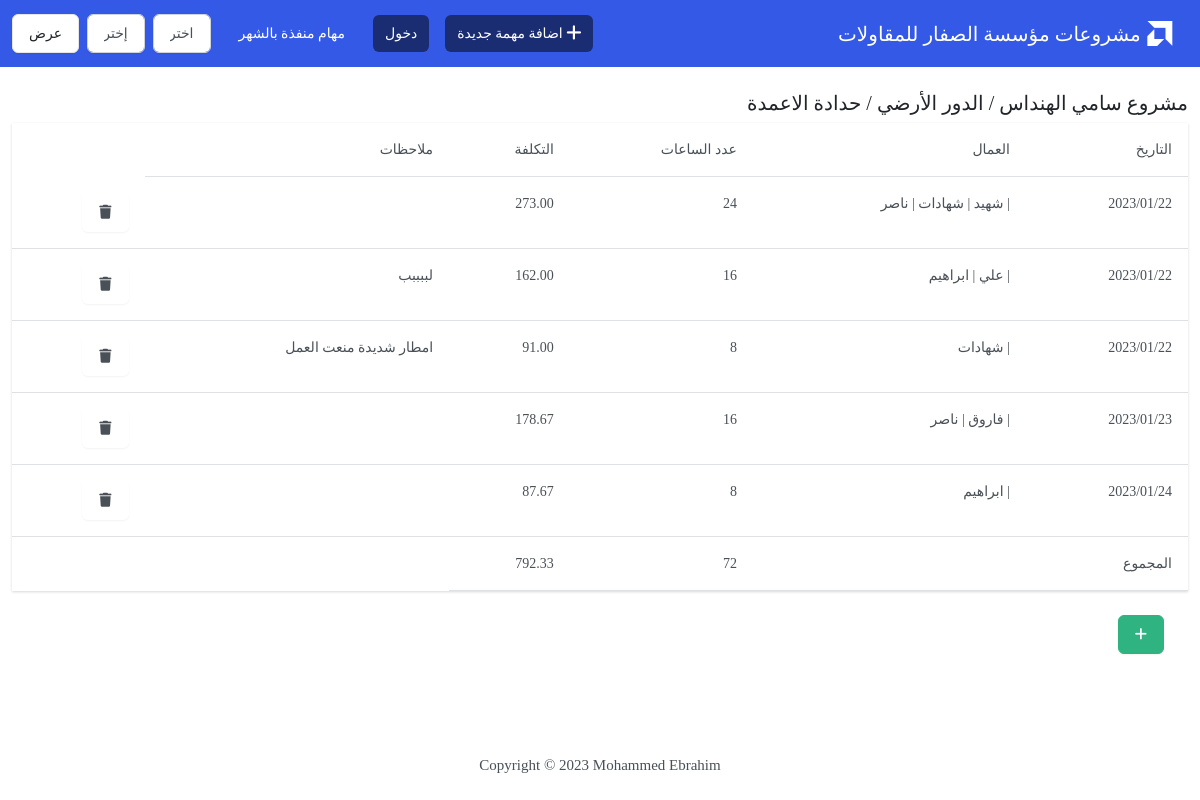
/showTimeSheet/1, run on an earlier commit of the app's database.
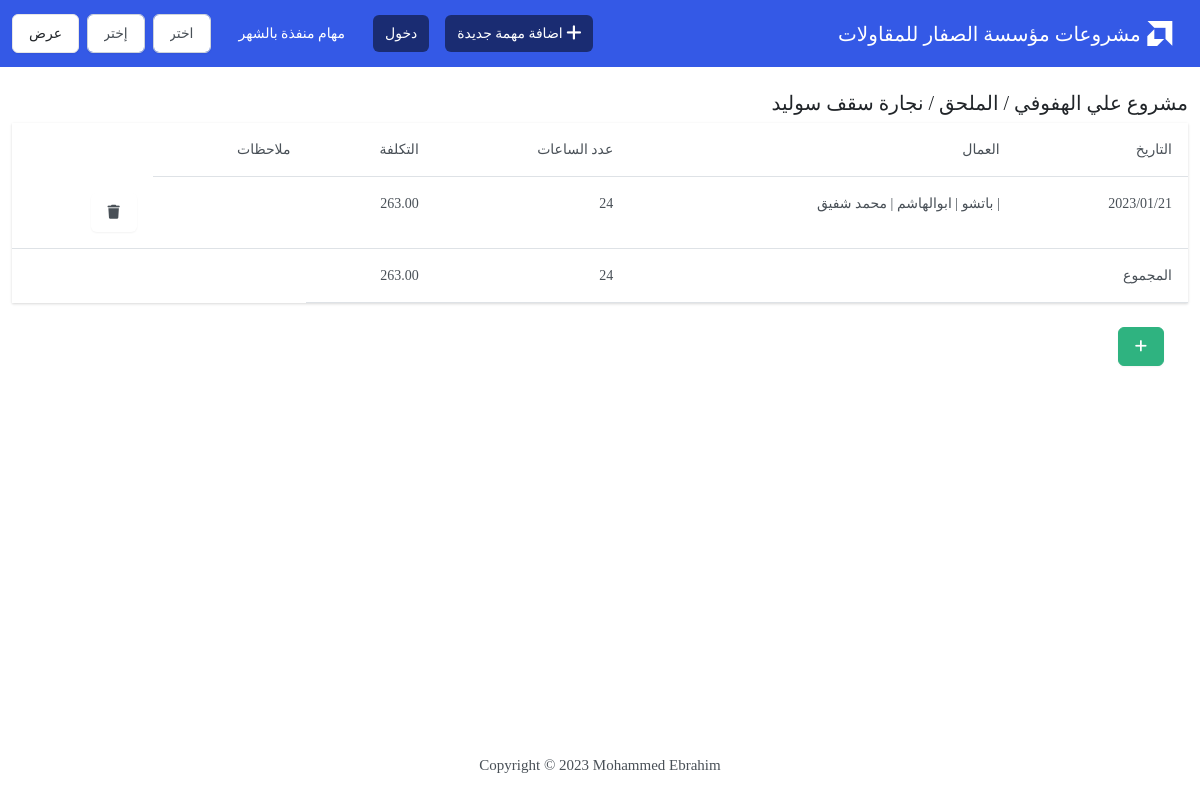
And on a later commit of the database.
### studens/models.py (models this page shows, shortened)
class MissionTimeSheet(models.Model):
    date = models.DateField(default=date.today, verbose_name="التاريخ")
    mission = models.ForeignKey(Mission, on_delete=models.CASCADE, verbose_name="إسم المهمة")
    employee = models.ManyToManyField(Employee, verbose_name="إسم الموظفين")
    nots = models.TextField(null=True, blank=True, verbose_name="ملاحظات")
    @property
    def employee_format(self):
        txt = ""
        for  x in self.employee.all().values_list("name"):
            txt = txt + " | " + str(x[0])
        return txt
    @property
    def employee_count(self):
        x = self.employee.all().values_list("name")
        tottal_hours = len(x) * working_hours
        return tottal_hours
    @property
    def employee_cost(self):
        employeeName =[]
        cost_employe = 0
        for employee in self.employee.all().values_list("name","salary"):
            cost_employe+= (employee[1]/30) + working_lisence_year + igama_year + insurance + electric + cars
        return f"{cost_employe:.2f}"

### studens/views.py (the view)
# urls.py: path("showTimeSheet/<int:id>", views.TimeSheet, name="showTimeSheet"),
def TimeSheet(request,id):
	lis = []
	sta = MissionTimeSheet.objects.filter(mission__id=id)
	for i in sta:
		lis.append(list(i.employee.values_list("name","salary")))
	id_ = id
	conv_list = list(lis)
	target_mission = Mission.objects.get(id = id)
	title = f"{target_mission.project_Name} / {target_mission.project_Stage_format} / {target_mission.project_Job_Type}"
	hours =[]
	costlist =[]
	for item in conv_list:
		cost = 0
		for i in item:
			cost+= (i[1]/30) + working_lisence_year + igama_year + insurance + electric + cars
		hours.append(len(item)*8)
		costlist.append(cost)
	hours = f"{sum(hours):.0f}"
	costlist = f"{sum(costlist):,.2f}"
	return render(request, "studens/showTimeSheet.html", {
		"Mission":sta,
		"hours": hours,
		"costlist":costlist,
		"id_": id_,
		"title": title,
		})

### studens/models.py (called while the page is built)
    def __str__(self):
        return self.name

    def __str__(self):
        return self.name

    def __str__(self):
        return self.name

    @property
    def project_Stage_format(self):
        title =[]
        txt = ""
        for i, x in enumerate(self.stages.all()):
            title.append(x)
            txt = txt + " " + str(title[i])
        return txt

### studens/templates/studens/showTimeSheet.html (shortened to what this page needs)
{% extends "studens/base.html" %}
{% block body %}
<h5>{{ title }}</h5>
  <table class="table">
        <thead>
          <tr>
            <th>التاريخ</th>
            <th>العمال</th>
            <th>عدد الساعات</th>
            <th>التكلفة</th>
            <th>ملاحظات</th>
          </tr>
        </thead>
        <tbody>
        {% for row in Mission %}
          <tr>
            <th>{{ row.date|date:"Y/m/d" }}</th>
              <td>{{ row.employee_format }}</td>
              <td>{{ row.employee_count }}</td>
              <td>{{ row.employee_cost }}</td>
              <td>
                {% if row.nots %}
                  {{ row.nots }}
                {% endif %}
              </td>
              <td>
                <button type="button" class="btn btn-brimary" data-bs-toggle="modal" data-bs-target="#deleteTimeSheet{{row.id}}">
                  <i class="fa-solid fa-trash"></i>
                </button>
              </td>
          </tr>
          {% endfor %}
          <tr>
            <td>المجموع</td>
            <td></td>
            <td>{{ hours }}</td>
            <td>{{ costlist }}</td>
          </tr>
        </tbody>
      </table>
      <div class="m-4">
      <a class="btn btn-success" href="{% url 'addTimeSheet' id_ %}">
        <i class="fa-solid fa-plus"></i>
    </a>
    </div>
{% endblock %}

### studens/templates/studens/base.html (shortened to what this page needs)
{% load static %}
<!DOCTYPE html>
<html lang="ar" dir="rtl">
<head>
	<link rel="stylesheet" href="https://cdn.jsdelivr.net/npm/bootstrap-icons@1.10.3/font/bootstrap-icons.css">
	<link rel="stylesheet" media="screen" href="https://fontlibrary.org//face/droid-arabic-kufi" type="text/css"/>
	<link rel="stylesheet" href="https://cdnjs.cloudflare.com/ajax/libs/font-awesome/6.2.1/css/all.min.css" >
	<link rel="stylesheet" href="{% static 'css/bootstrap.min.css' %} ">
</head>
<body class="d-flex flex-column min-vh-100" >
	{% include 'studens/navbar.html' %}
	<div class="container-fluid mt-4">
		{% block body %}
		{% endblock %}
	</div>
	<br>
	<br>
	{% include 'studens/footer.html' %}
</body>
</html>

### studens/templates/studens/navbar.html (shortened to what this page needs)
    {% now "Y" as current_year %}
    {% now "m" as current_month %}
<nav class="navbar navbar-expand-lg navbar-dark bg-primary">
  <div class="container-fluid">
    <a class="navbar-brand" href="{% url 'index' %}"><i class="bi bi-amd fa-lg">  </i> مشروعات مؤسسة الصفار للمقاولات</a>
    <div class="collapse navbar-collapse" id="navbarColor01">
      <ul class="navbar-nav me-auto">
        <li class="nav-item">
          <a class="nav-link active" href="{% url 'add' %}">
             اضافة مهمة جديدة
          </a>
        </li>
        {% if user.is_authenticated %}
        <li class="nav-item ">
          <a class="nav-link active" href="{% url 'logout' %}">خروج</a>
        </li>
        <li class="nav-item">
          <p class="nav-link active" >مرحبا {{ user.username }}</p>
        </li>
        {% else %}
        <li class="nav-item">
          <a class="nav-link active" href="{% url 'login' %}">دخول</a></li>
        {% endif %}
        <li class="nav-item">
        <label class="nav-link" >مهام منفذة بالشهر</label>
      </li>
    </ul>
    <form class="d-flex col-3" method="POST" action="{% url 'index' %}">
      <select class="form-control me-sm-2" name="input_month">
          <option value={{ current_month }}>اختر الشهر</option>
      </select>
      <select class="form-control me-sm-2" name="input_year">
          <option value={{ current_year }} selected>إختر السنة</option>
      </select>
      <button class="btn btn-secondary me-2" type="submit">عرض</button>
    </form>
  </div>
</div>
  </nav>

### studens/templates/studens/footer.html (shortened to what this page needs)
<footer class="mt-auto mb-4">
    <div class="text-center">
        <span>
            Copyright &copy;  Mohammed Ebrahim
        </span>
    </div>
</footer>

### studens/templates/studens/base.html (style rules this page uses)
body { font-family: 'DroidArabicKufiRegular'; font-size: 15px; }

What changed in the data, as far as the page shows it:
removed MissionTimeSheet: date "2023/01/22", employee_format "| شهيد | شهادات | ناصر", employee_count "24", employee_cost "273.00"
removed MissionTimeSheet: date "2023/01/22", employee_format "| علي | ابراهيم", employee_count "16", employee_cost "162.00", nots "لببببب"
removed MissionTimeSheet: date "2023/01/22", employee_format "| شهادات", employee_count "8", employee_cost "91.00", nots "امطار شديدة منعت العمل"
removed MissionTimeSheet: date "2023/01/23", employee_format "| فاروق | ناصر", employee_count "16", employee_cost "178.67"
removed MissionTimeSheet: date "2023/01/24", employee_format "| ابراهيم", employee_count "8", employee_cost "87.67"
added MissionTimeSheet: date "2023/01/21", employee_format "| باتشو | ابوالهاشم | محمد شفيق", employee_count "24", employee_cost "263.00"
Also different on the page:
{{ title }}: "مشروع سامي الهنداس / الدور الأرضي / حدادة الاعمدة" → "مشروع علي الهفوفي / الملحق / نجارة سقف سوليد"
{{ hours }}: "72" → "24"
{{ costlist }}: "792.33" → "263.00"
